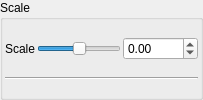
    <widget class="QGroupBox" name="groupBox_2">
     <property name="title">
      <string>Scale </string>
     </property>
     <property name="checkable">
      <bool>false</bool>
     </property>
     <layout class="QVBoxLayout" name="verticalLayout_21" stretch="0,0">
      <property name="spacing">
       <number>2</number>
      </property>
      <property name="leftMargin">
       <number>2</number>
      </property>
      <property name="topMargin">
       <number>2</number>
      </property>
      <property name="rightMargin">
       <number>2</number>
      </property>
      <property name="bottomMargin">
       <number>2</number>
      </property>
      <item>
       <layout class="QGridLayout" name="gridLayout_30">
        <property name="spacing">
         <number>2</number>
        </property>
        <item row="0" column="2">
         <widget class="MyDoubleSpinBox" name="spinbox_mandelbox_scale">
          <property name="sizePolicy">
           <sizepolicy hsizetype="Minimum" vsizetype="Maximum">
            <horstretch>0</horstretch>
            <verstretch>0</verstretch>
           </sizepolicy>
          </property>
          <property name="prefix">
           <string/>
          </property>
          <property name="suffix">
           <string/>
          </property>
          <property name="decimals">
           <number>2</number>
          </property>
          <property name="minimum">
           <double>-1000.000000000000000</double>
          </property>
          <property name="maximum">
           <double>1000.000000000000000</double>
          </property>
          <property name="singleStep">
           <double>0.100000000000000</double>
          </property>
         </widget>
        </item>
        <item row="0" column="0">
         <widget class="QLabel" name="label_140">
          <property name="text">
           <string>Scale</string>
          </property>
         </widget>
        </item>
        <item row="0" column="1">
         <widget class="QSlider" name="slider_mandelbox_scale">
          <property name="sizePolicy">
           <sizepolicy hsizetype="Expanding" vsizetype="Maximum">
            <horstretch>0</horstretch>
            <verstretch>0</verstretch>
           </sizepolicy>
          </property>
          <property name="minimum">
           <number>-2000</number>
          </property>
          <property name="maximum">
           <number>2000</number>
          </property>
          <property name="singleStep">
           <number>1</number>
          </property>
          <property name="orientation">
           <enum>Qt::Horizontal</enum>
          </property>
         </widget>
        </item>
       </layout>
      </item>
      <item>
       <widget class="Line" name="line_15">
        <property name="orientation">
         <enum>Qt::Horizontal</enum>
        </property>
       </widget>
      </item>
     </layout>
    </widget>
